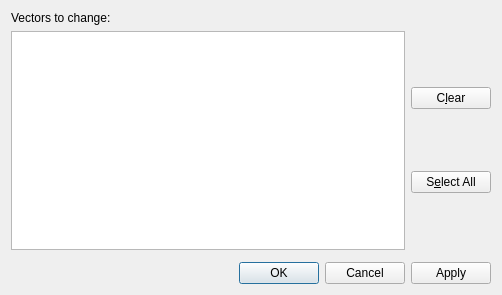
<ui version="4.0" >
 <class>ChangeDataSampleDialog</class>
 <widget class="QDialog" name="ChangeDataSampleDialog" >
  <property name="geometry" >
   <rect>
    <x>0</x>
    <y>0</y>
    <width>502</width>
    <height>295</height>
   </rect>
  </property>
  <property name="windowTitle" >
   <string>Change Data Samples</string>
  </property>
  <layout class="QGridLayout" >
   <property name="leftMargin" >
    <number>11</number>
   </property>
   <property name="topMargin" >
    <number>11</number>
   </property>
   <property name="rightMargin" >
    <number>11</number>
   </property>
   <property name="bottomMargin" >
    <number>11</number>
   </property>
   <property name="horizontalSpacing" >
    <number>6</number>
   </property>
   <property name="verticalSpacing" >
    <number>6</number>
   </property>
   <item row="0" column="0" colspan="2" >
    <widget class="QLabel" name="TextLabel1" >
     <property name="text" >
      <string>Vectors to change:</string>
     </property>
     <property name="wordWrap" >
      <bool>false</bool>
     </property>
    </widget>
   </item>
   <item row="1" column="1" >
    <layout class="QVBoxLayout" >
     <property name="spacing" >
      <number>6</number>
     </property>
     <property name="leftMargin" >
      <number>0</number>
     </property>
     <property name="topMargin" >
      <number>0</number>
     </property>
     <property name="rightMargin" >
      <number>0</number>
     </property>
     <property name="bottomMargin" >
      <number>0</number>
     </property>
     <item>
      <widget class="QPushButton" name="_clear" >
       <property name="whatsThis" >
        <string>Unselect all vectors in the list.</string>
       </property>
       <property name="text" >
        <string>C&amp;lear</string>
       </property>
      </widget>
     </item>
     <item>
      <widget class="QPushButton" name="_selectAll" >
       <property name="whatsThis" >
        <string>Select all vectors in the list.</string>
       </property>
       <property name="text" >
        <string>S&amp;elect All</string>
       </property>
      </widget>
     </item>
    </layout>
   </item>
   <item row="1" column="0" >
    <widget class="QListWidget" name="_curveList" >
     <property name="whatsThis" >
      <string>The sample ranges for the vectors selected in this list will be changed.</string>
     </property>
     <property name="selectionMode" >
      <enum>QAbstractItemView::ExtendedSelection</enum>
     </property>
    </widget>
   </item>
   <item row="2" column="0" colspan="2" >
    <widget class="Kst::DataRange" native="1" name="_dataRange" />
   </item>
   <item row="3" column="0" colspan="2" >
    <widget class="QDialogButtonBox" name="_buttonBox" >
      <property name="orientation" >
        <enum>Qt::Horizontal</enum>
      </property>
      <property name="standardButtons" >
        <set>QDialogButtonBox::Apply|QDialogButtonBox::Cancel|QDialogButtonBox::NoButton|QDialogButtonBox::Ok</set>
      </property>
    </widget>
   </item>
  </layout>
 </widget>
 <layoutdefault spacing="6" margin="11" />
 <pixmapfunction>qPixmapFromMimeSource</pixmapfunction>
 <customwidgets>
  <customwidget>
   <class>Kst::DataRange</class>
   <extends>QWidget</extends>
   <header>datarange.h</header>
  </customwidget>
 </customwidgets>
 <tabstops>
  <tabstop>_curveList</tabstop>
  <tabstop>_dataRange</tabstop>
  <tabstop>OK</tabstop>
  <tabstop>Cancel</tabstop>
 </tabstops>
 <resources/>
 <connections>
  <connection>
   <sender>Cancel</sender>
   <signal>clicked()</signal>
   <receiver>ChangeDataSampleDialog</receiver>
   <slot>reject()</slot>
   <hints>
    <hint type="sourcelabel" >
     <x>20</x>
     <y>20</y>
    </hint>
    <hint type="destinationlabel" >
     <x>20</x>
     <y>20</y>
    </hint>
   </hints>
  </connection>
  <connection>
   <sender>OK</sender>
   <signal>clicked()</signal>
   <receiver>ChangeDataSampleDialog</receiver>
   <slot>accept()</slot>
   <hints>
    <hint type="sourcelabel" >
     <x>20</x>
     <y>20</y>
    </hint>
    <hint type="destinationlabel" >
     <x>20</x>
     <y>20</y>
    </hint>
   </hints>
  </connection>
 </connections>
</ui>
